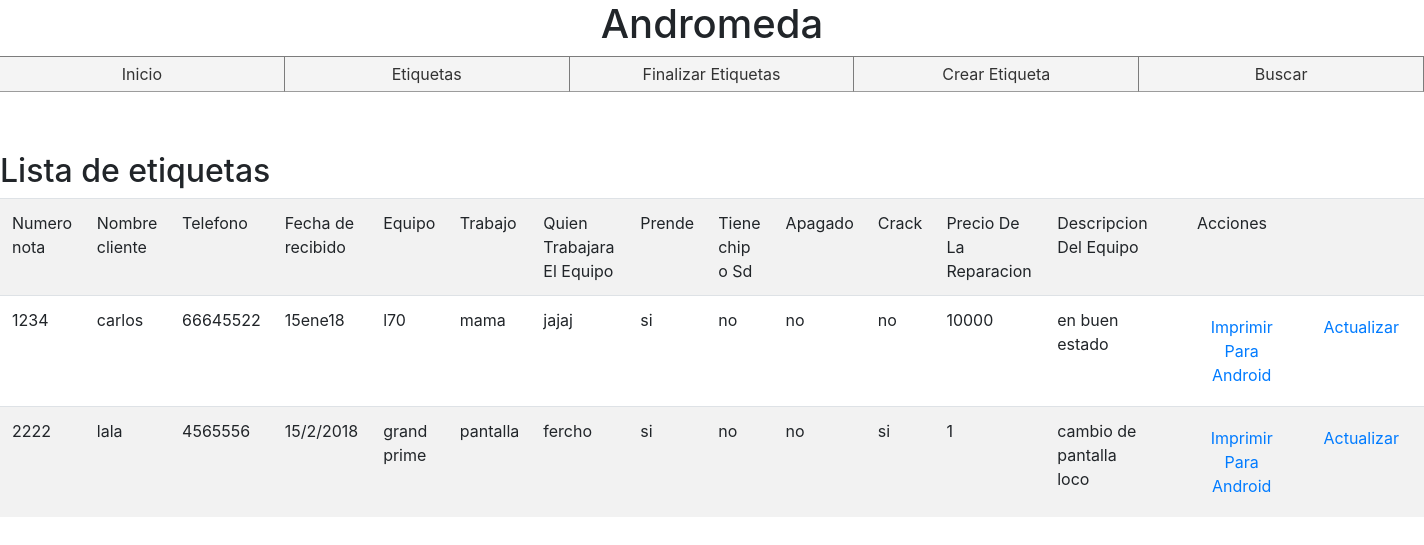
/ver/, run on the app's committed database.
### home/models.py (models this page shows, shortened)
class etiquetas(models.Model):
	Numero_nota = models.CharField(max_length=256)
	Nombre_cliente = models.CharField(max_length=256)
	Telefono = models.CharField(max_length=256)
	Fecha_recibido = models.CharField(max_length=256)
	Equipo = models.CharField(max_length=256)
	Trabajo = models.CharField(max_length=256)
	Quien_Trabajara_El_Equipo  = models.CharField(max_length=256)
	Prende = models.CharField(max_length=256)
	Tiene_chip_o_Sd = models.CharField(max_length=256)
	Entrego_Apagado = models.CharField(max_length=256)
	Crack = models.CharField(max_length=256)
	Precio_Reparacion = models.CharField(max_length=256)
	Descripcion_Del_Equipo= models.CharField(max_length=256)

### home/views.py (the view)
# urls.py: path('ver/', views.ver, name="ver"),
def  ver(request):
	queryset = etiquetas.objects.all()
	context = {
	"objects": queryset
	}
	return render(request, "home/ver.html", context)

### templates/home/ver.html (shortened to what this page needs)
{% extends "base.html" %}
{% block content %}
<h1 align="center">Andromeda</h1>
<ul class="menu">
<li><a href="{% url 'inicio' %}">Inicio</a></li>
<li><a href="">Etiquetas</a></li>
<li><a href="{% url 'final' %}">Finalizar Etiquetas</a></li>
<li><a href="{% url 'crearE' %}">Crear Etiqueta</a></li>
<li><a href="{% url 'search' %}">Buscar</a></li>
</ul>
<br>
<br>
<br>
<br>
<h2>Lista de etiquetas</h2>
<table class="table table-striped">
  <td>Numero nota</td>
  <td>Nombre cliente</td>
  <td>Telefono </td>
  <td>Fecha de recibido </td>
  <td>Equipo </td>
  <td>Trabajo </td>
  <td>Quien Trabajara El Equipo</td>
  <td>Prende </td>
  <td>Tiene chip o Sd </td>
  <td>Apagado </td>
  <td>Crack </td>
  <td>Precio De La Reparacion</td>
  <td>Descripcion Del Equipo</td>
  <td></td>
  <td>Acciones</td>
  <td></td>
{% for etiquetas in objects %}
<tr>
  <td>{{etiquetas.Numero_nota}}</td>
  <td>{{etiquetas.Nombre_cliente}}</td>
  <td>{{etiquetas.Telefono}}</td>
  <td>{{etiquetas.Fecha_recibido}} </td>
  <td>{{etiquetas.Equipo}}</td>
  <td>{{etiquetas.Trabajo}}</td>
  <td>{{etiquetas.Quien_Trabajara_El_Equipo}}</td>
  <td>{{etiquetas.Prende}} </td>
  <td>{{etiquetas.Tiene_chip_o_Sd}} </td>
  <td>{{etiquetas.Entrego_Apagado}}</td>
  <td>{{etiquetas.Crack}}</td>
  <td>{{etiquetas.Precio_Reparacion}}</td>
  <td>{{etiquetas.Descripcion_Del_Equipo}}</td>
<td></td>
<td><a href="{% url 'sacarA' etiquetas.id %}" class="btn btn-link">Imprimir Para Android</a></td>
<td><a href="{% url 'updateE' etiquetas.id %}" class="btn btn-link">Actualizar</a></td>
</tr>
{% endfor %}
</table>
{% endblock %}

### templates/base.html (shortened to what this page needs)
{% load staticfiles %}
<!doctype html>
<html lang="en">
  <head>
    <link rel="stylesheet" href="https://stackpath.bootstrapcdn.com/bootstrap/4.2.1/css/bootstrap.min.css">
  </head>
  <body>
{% block content %}
{% endblock %}
  </body>
</html>

### templates/home/ver.html (style rules this page uses)
ul.menu { background:red; borde:3px; list-style:none; margin:0; padding:0; overflow:hidden; text-align:center; }
ul.menu li { float:left; width:20%; }
ul.menu { clear: both; float: left; width: 100%; }
ul.menu { clear: both; float: left; width: 100%; list-style: none; margin: 0; padding: 0; }
ul.menu li { float: left; }
ul.menu li a { padding: .3em; display: block; text-decoration: none; color: #333; background: #F4F4F4; border-top: 1px solid #7C7C7C; border-right: 1px solid #7C7C7C; border-bottom: 1px solid #9C9C9C; }

### data on the page
etiquetas: Numero_nota "1234", Nombre_cliente "carlos", Telefono "66645522", Fecha_recibido "15ene18", Equipo "l70", Trabajo "mama", Quien_Trabajara_El_Equipo "jajaj", Prende "si", Tiene_chip_o_Sd "no", Entrego_Apagado "no", Crack "no", Precio_Reparacion "10000", Descripcion_Del_Equipo "en buen estado"
etiquetas: Numero_nota "2222", Nombre_cliente "lala", Telefono "4565556", Fecha_recibido "15/2/2018", Equipo "grand prime", Trabajo "pantalla", Quien_Trabajara_El_Equipo "fercho", Prende "si", Tiene_chip_o_Sd "no", Entrego_Apagado "no", Crack "si", Precio_Reparacion "1", Descripcion_Del_Equipo "cambio de pantalla loco"
